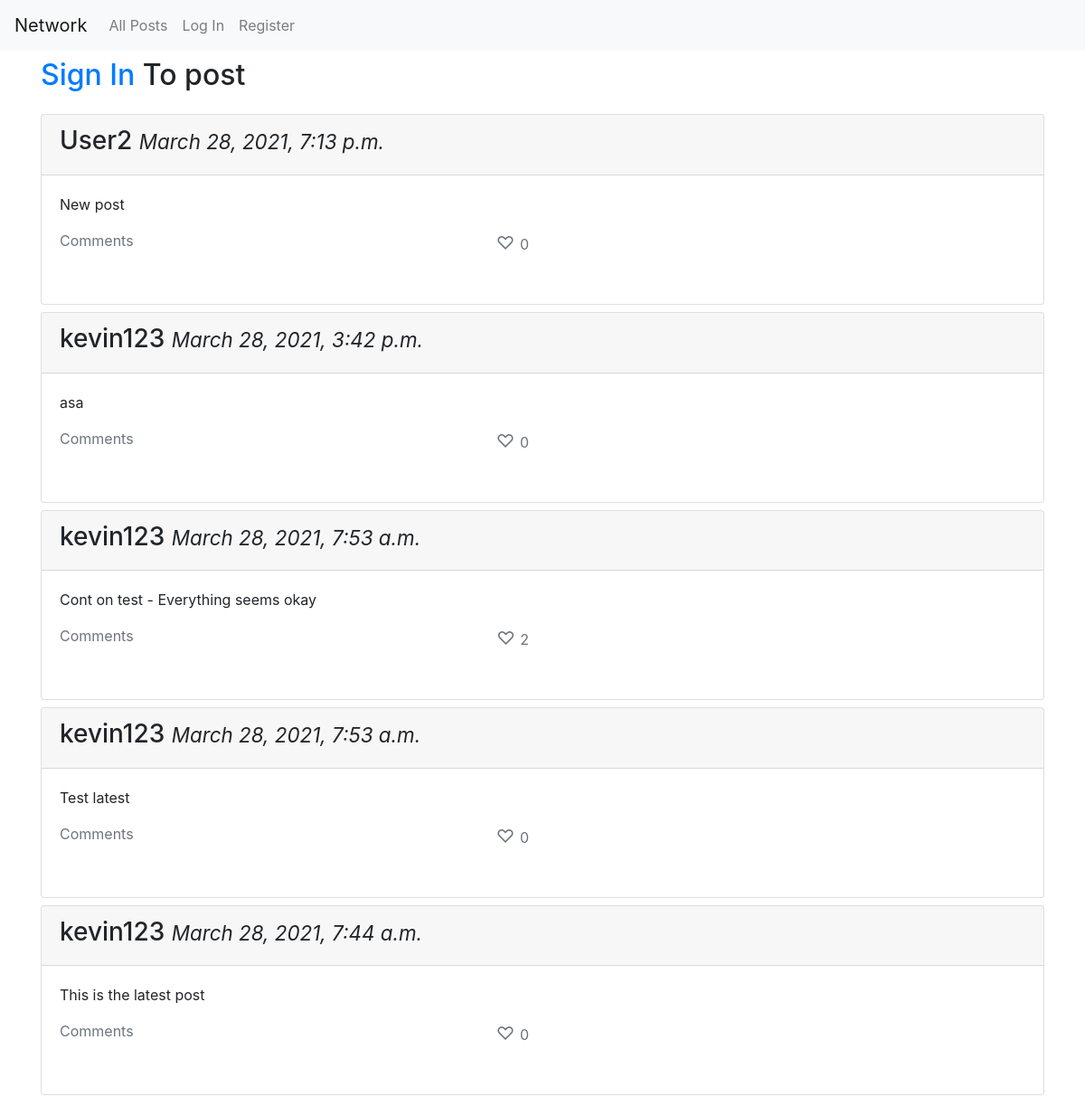
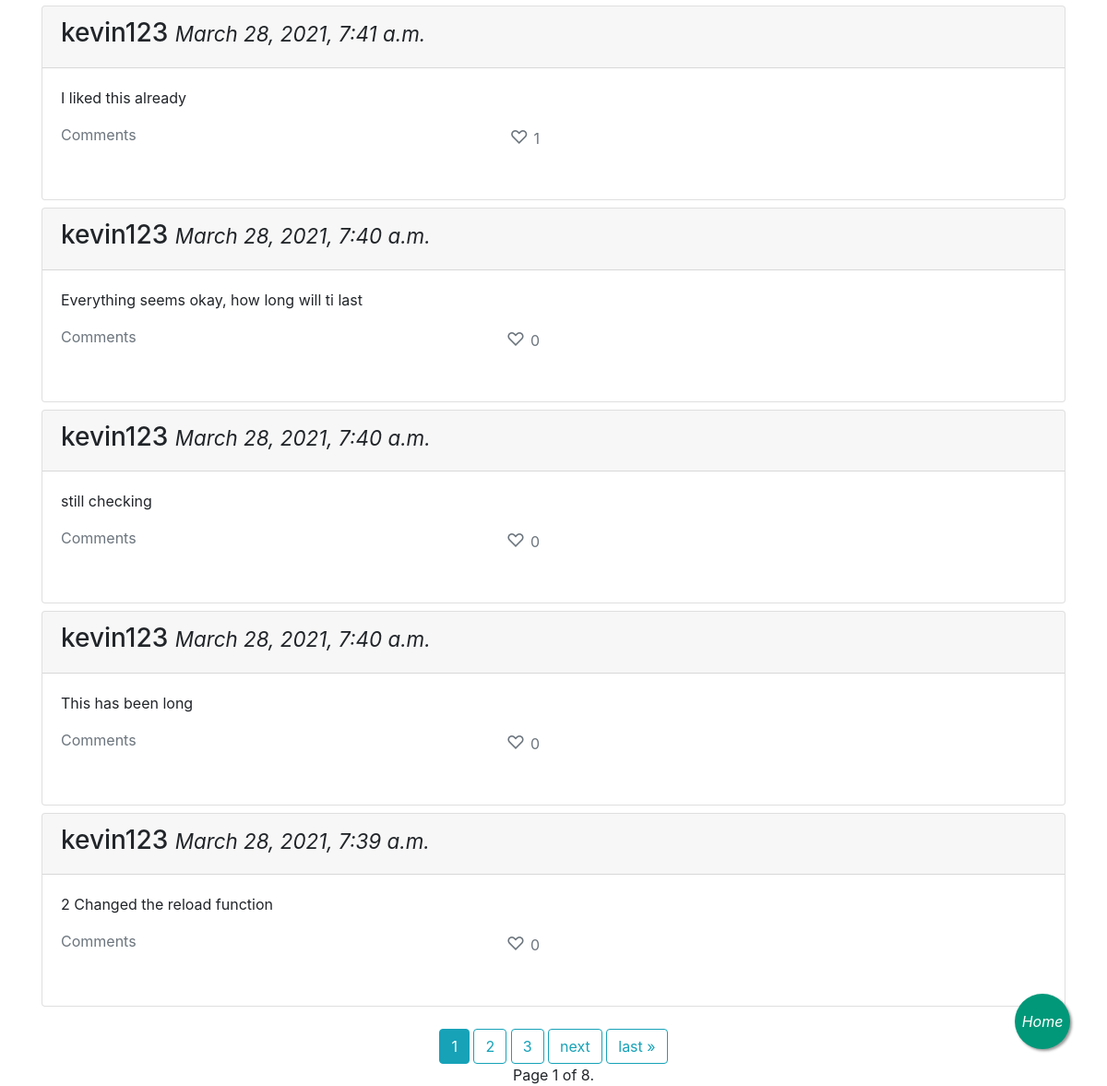
Before: / with the older database file (2 pictures, top to bottom).
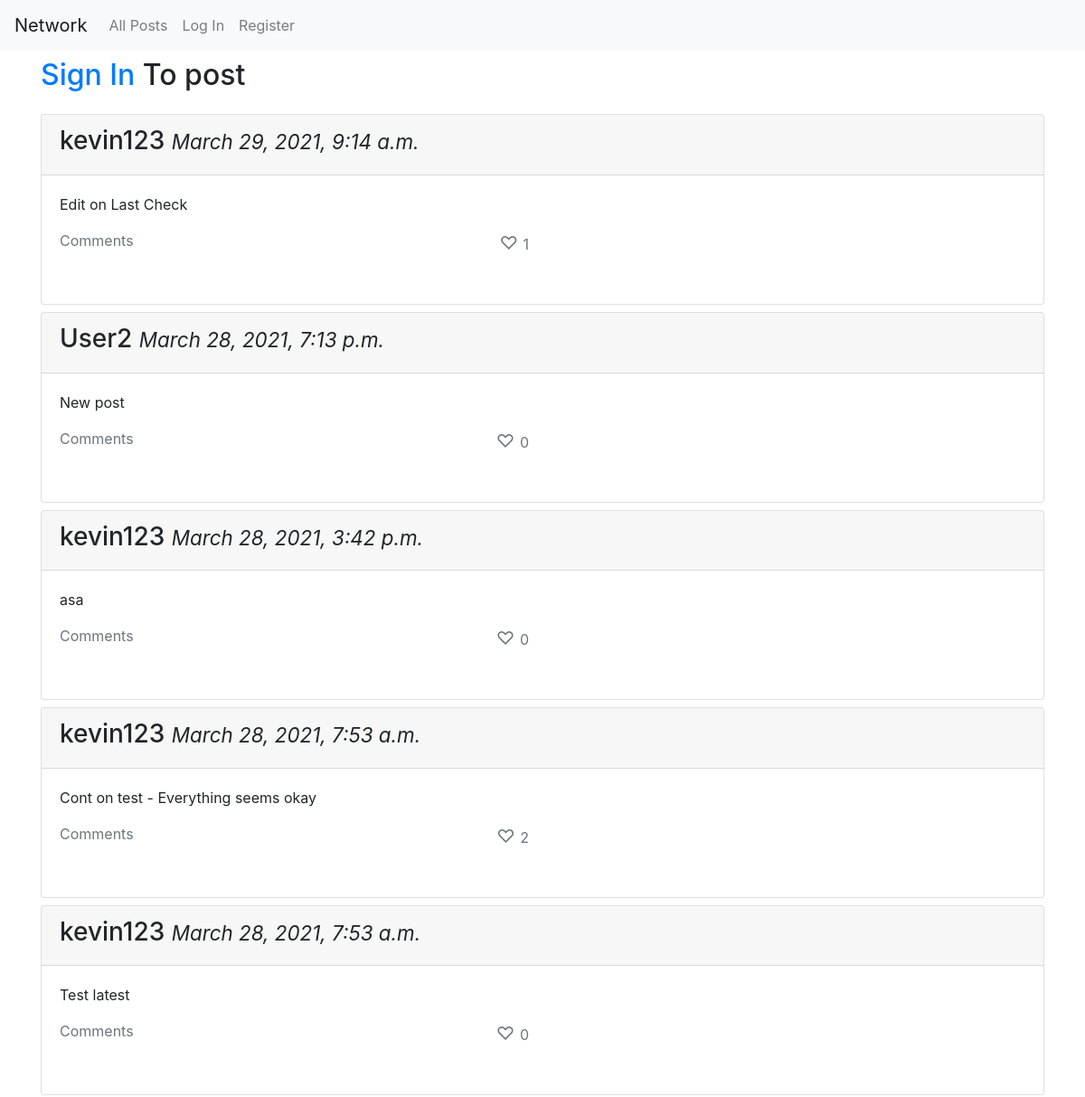
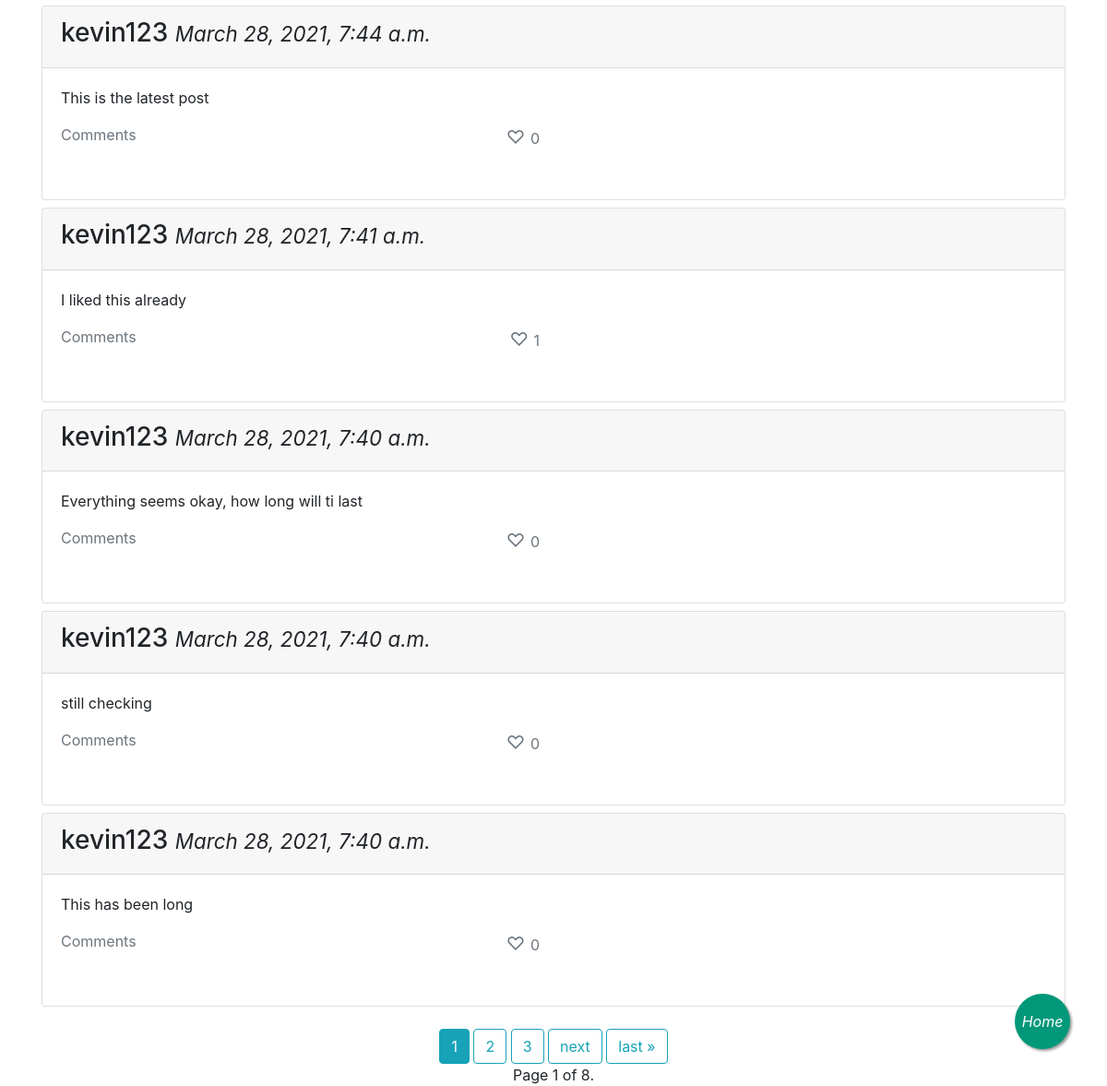
After: the same page with the newer database file (2 pictures, top to bottom).
### network/models.py (models this page shows, shortened)
class Posts(models.Model):
    posterUsername = models.ForeignKey(User, on_delete=models.CASCADE, related_name="post_creator")
    postContent = models.CharField(max_length=64)
    dateTime =  models.DateTimeField(auto_now_add=True)
    likers = models.ManyToManyField(User, related_name="post_likers")
    like = models.IntegerField()

class User(AbstractUser):
    pass

### network/views.py (the view)
# urls.py: path("", views.index, name="index"),
def index(request):
    posts = Posts.objects.all()
    posts = posts.order_by("-dateTime").all()
    paginator = Paginator(posts, 10)
    page_number = request.GET.get('page')
    page_obj = paginator.get_page(page_number)
    return render(request, "network/index.html",{
        "posts": page_obj,
    })

### network/templates/network/index.html (shortened to what this page needs)
{% extends "network/layout.html" %}
{% block body %}
    <div class="container">
        {%if request.path == "/" %}
        {% if user.is_authenticated %}
        <div id="create" class="border p-3 mt-4">
            <div>
                <h2>New Post</h2>
            </div>
            <div id="post_form">
                <form id = "form">
                    {% csrf_token %}
                    <div class="form-group">
                        <textarea name="postArea" id="postContent" cols="10" rows="2" class="form-control" required></textarea>
                        <input class="btn btn-primary mt-2" type="submit" value="Post">
                    </div>
                </form>
            </div>
        </div>
        {%else%}
        <div class="mt-2">
            <h2><a href="{% url 'login' %}">Sign In </a> To post</h2>
        </div>
        {%endif%}
        {%endif%}
        <div id="display_posts" class="mt-4">
            {% for post in posts %}
            <div class="card mt-2" id="post{{post.id}}">
                <div id="postbody">
                    <div class="card-header">
                        <h3 class="media-heading">
                            <span id="posterUsername" data-idno="{{post.posterUsername}}" >{{post.posterUsername}}</span>
                            <small><i>{{post.dateTime}}</i></small>
                        </h3>
                    </div>
                    <div class="card-body mb-3">
                        <p id="postcontent">{{post.postContent}}</p>
                        <div class="row justify-content-between">
                            <div class="col-6 text-muted ml-0 row justify-content-between">
                                <p class="comments" onclick="showcomments('{{post.id}}')">Comments</p>
                                {% if user in post.likers.all %}
                                <p id="likediv">
                                    <span id="heartIcon" onclick="likepost('{{post.id}}')" class="red rounded-circle likedicon">&#x2665; </span>
                                    <span id="likeno" class="red likedicon">{{post.like}}</span>
                                </p>
                                {%else%}
                                <p id="likediv">
                                    <span id="heartIcon" class="unlikedicon" onclick="likepost('{{post.id}}')">&#x2661; </span>
                                    <span id="likeno" class="unlikedicon" >{{post.like}}</span>
                                </p>
                                {%endif%}
                            </div>
                        </div>
                    </div>
                </div>
            </div>
            {%endfor%}
        </div>
        {% if posts %}
        <div class="d-flex justify-content-center">
            <div>
            <div class="pagination ">
                <span class="step-links">
                    <span class="current">
                        {% for num in posts.paginator.page_range %}
                            {% if posts.number == num %}
                                <a class="btn btn-info mt-4" href="{{ request.path }}?page={{ num }}">{{ num }}</a>
                            {% elif num > posts.number|add:'-3' and num < posts.number|add:'3' %}
                                <a class="btn btn-outline-info mt-4" href="{{ request.path }}?page={{ num }}">{{ num }}</a>
                            {% endif %}
                        {% endfor %}
                    </span>
                    {% if posts.has_next %}
                        <a class="btn btn-outline-info mt-4" href="{{ request.path }}?page={{ posts.next_page_number }}">next</a>
                        <a class="btn btn-outline-info mt-4" href="{{ request.path }}?page={{ posts.paginator.num_pages }}">last &raquo;</a>
                    {% endif %}
                </span>
            </div>
            <div id="pageNo" class="d-flex justify-content-center">
                <span class="current">
                    Page {{ posts.number }} of {{ posts.paginator.num_pages }}.
                </span>
            </div>
        </div>
       {%else%}
       <div><h3>No Posts Available</h3></div>
       {%endif%}
        </div>
    </div>
    <div class="floatingButton">
        <a href="{% url 'index' %}">
            {% if user.is_authenticated %}
            <i>Add</i>
            {%else%}
            <i>Home</i>
            {%endif%}
        </a>
    </div>
{% endblock %}

### network/templates/network/layout.html (shortened to what this page needs)
{% load static %}
<!DOCTYPE html>
<html lang="en">
    <head>
        <link rel="stylesheet" href="https://stackpath.bootstrapcdn.com/bootstrap/4.4.1/css/bootstrap.min.css">
        <link href="{% static 'network/styles.css' %}?{% now 'U' %}" rel="stylesheet" type="text/css" >
    </head>
    <body>
        <nav class="navbar navbar-expand-lg navbar-light bg-light">
            <a class="navbar-brand" href="{% url 'index' %}">Network</a>
            <div class="collapse navbar-collapse" id="navbarTogglerDemo02">
              <ul class="navbar-nav mr-auto">
                <li class="nav-item">
                  <a class="nav-link" href="{% url 'index' %}">All Posts</a>
                </li>
                {% if user.is_authenticated %}
                    <li class="nav-item">
                        <a class="nav-link" href="{% url 'following' %}" id="followingLink">Following</a>
                    </li>
                    <li class="nav-item">
                        <a class="nav-link" href="{% url 'logout' %}">Log Out</a>
                    </li>
                {% else %}
                    <li class="nav-item">
                        <a class="nav-link" href="{% url 'login' %}">Log In</a>
                    </li>
                    <li class="nav-item">
                        <a class="nav-link" href="{% url 'register' %}">Register</a>
                    </li>
                {% endif %}
              </ul>
            </div>
          </nav>
        <div class="body">
            {% block body %}
            {% endblock %}
        </div>
    </body>
</html>

### network/static/network/styles.css (style rules this page uses)
#heartIcon { font-size: 20px; }
.floatingButton { position:fixed; background-color:#009879; color:#FFF; border-radius:50%; justify-content: center; align-items: center; box-shadow: 2px 2px 3px #999; }
.floatingButton>a { display: flex; align-items: center; justify-content: center; color: #FFF; height: 100%; }
@media (min-width: 600px) { .floatingButton { width:60px; height:60px; bottom:40px; right:40px; } }

Changed rows visible on the page:
no longer on this page (row unchanged): Posts: posterUsername "kevin123", dateTime "March 28, 2021, 7:39 a.m.", postContent "2 Changed the reload function", like "0"
added Posts: posterUsername "kevin123", dateTime "March 29, 2021, 9:14 a.m.", postContent "Edit on Last Check", like "1"
